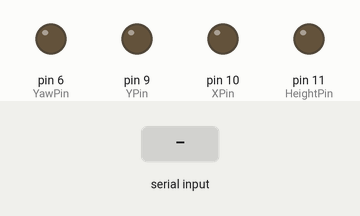
Recording of a sketch running on a simulated Arduino Uno, built with avr-gcc and run on an emulated ATmega328P. Shown: output pins drawn as LEDs (lit = HIGH). The inputs (shaded band) are chosen by the test bench.

Above: at 1.2 s.
1.3 s: "S" received over Serial
At 2.5 s:
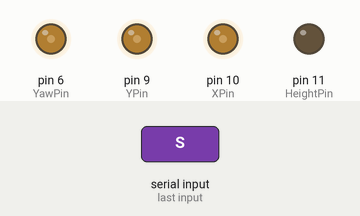
2.8 s: "U" received over Serial
At 3.8 s:
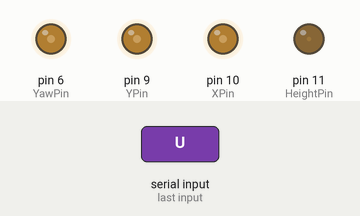
Timing chart, 0 to 5.8 s (numbered marks = the images above; inputs shaded):
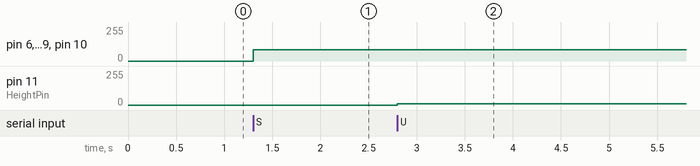

Measured:
- after the input at 1.3 s, pin 6 (YawPin), pin 9 (YPin), pin 10 (XPin): 0/255 → 85/255 at once
- after the input at 2.8 s, pin 11 (HeightPin): 0/255 → 10/255 at once

The sketch:

Arduino_code.ino
```cpp
/*
 *
 Created 4/12/2021 By Michael

 Controls an RC quadrotor via PC serial port

 Pins PWM 6, 9, 10, and 11 are used to control the quadrotor


 The circuit:
 * The quadrotor remote controller is connected to Arduino PWM pins PWM 6, 9, 10, and 11 via low pass filter
 * Arduino UNO is used
 * The remote takes its vcc and GND from an external adapter
 * Note: on most Arduinos there is already an LED on the board
 attached to pin 13.
 */


// constants won't change. They're used here to set pin numbers:
const int HeightPin =  11;      // The pin used to control the height
const int XPin =  10;      // The pin used to control the move along x-axis
const int YPin =  9;      // The pin used to control the move along y-axis
const int YawPin =  6;      // The pin used to control the heading

int CommandByte = 0;   // Command received via serial port
int HeightValue = 0; // The height value, between 0-200
int XValue = 0; // The X value, between 0-200
int YValue = 0; // The Y value, between 0-200
int YawValue = 0; // The Yaw value, between 0-200

int Startflag = 0; // A flag showing the first loop

// Initialize pins
void setup() {
// sets the PWM pins as output
pinMode(HeightPin, OUTPUT);
pinMode(XPin, OUTPUT);
pinMode(YPin, OUTPUT);
pinMode(YawPin, OUTPUT);

// Initialize serial port
Serial.begin(9600);     // opens serial port, sets data rate to 9600 bps
}

// Repeat
void loop() {
// At the start, HeightValue = 0, XValue = 1.7v, YValue = 1.7v, and YawValue = 1.7v (1.7v is the middle value => position is zero)
// This means that no motion is required
if (Startflag = 0)
    {
     HeightValue = 0; // Height is zero
     // Send this data to the remote control as PWM signal via Low Pass Filter
     analogWrite(HeightPin, HeightValue);  // no motion along z-axis
     XValue = 85; // 0 value for X position
     // Send this data to the remote control as PWM signal via Low Pass Filter
     analogWrite(XPin, XValue);  // Do not move along the x-axis
     //////////
     YValue = 85; // 0 value for Y position
     // Send this data to the remote control as PWM signal via Low Pass Filter
     analogWrite(YPin, YValue);  // Do not move along the y-axis
     //////////
     YawValue = 85; // 0 value for the yaw angle
     // Send this data to the remote control as PWM signal via Low Pass Filter
     analogWrite(YawPin, YawValue);  // Do not turn
     //////////
      Startflag = 1; // So that the code does not enter to this function anymore
    }

// ============================================================================

// Now control the quadrotor using the serial port commands
// Whenever a byte is received via serial port
if (Serial.available() > 0)
    {
      // Read the incoming byte:
      CommandByte = Serial.read();
      // Perform the commands

      // Stop is received
      if (CommandByte == 'S')
    {
     HeightValue = 0; // Height is zero
     // Send this data to the remote control as PWM signal via Low Pass Filter
     analogWrite(HeightPin, HeightValue);  // no motion along z-axis
     XValue = 85; // 0 value for X position
     // Send this data to the remote control as PWM signal via Low Pass Filter
     analogWrite(XPin, XValue);  // Do not move along the x-axis
     //////////
     YValue = 85; // 0 value for Y position
     // Send this data to the remote control as PWM signal via Low Pass Filter
     analogWrite(YPin, YValue);  // Do not move along the y-axis
     //////////
     YawValue = 85; // 0 value for the yaw angle
     // Send this data to the remote control as PWM signal via Low Pass Filter
     analogWrite(YawPin, YawValue);  // Do not turn
    }

      // UP command is received, and max height command is not reached
      // if (CommandByte == 'U' && HeightValue < 200)
        if (CommandByte == 'U' && HeightValue < 170) // we put 170 because at this value we have the max voltage allowed = 3.71
        {
          HeightValue = HeightValue + 10; // Increase the quadrotor's height
          // Send this data to the remote control as PWM signal via Low Pass Filter
          analogWrite(HeightPin, HeightValue);  // Go Up
        }

       // DOWN command is received, and min height command is not reached
      if (CommandByte == 'D' && HeightValue > 10)
        {
          HeightValue = HeightValue - 10; // Decrease the quadrotor's height
          // Send this data to the remote control as PWM signal via Low Pass Filter
          analogWrite(HeightPin, HeightValue);  // Go Down
        }

// ============================================================================


      // Go forward command is received, and max forward command is not reached
      if (CommandByte == 'F' && XValue < 170) // we put 170 because at this value we have the max voltage allowed = 3.71
        {
          XValue = XValue + 10; // Increase the quadrotor's forward command
          // Send this data to the remote control as PWM signal via Low Pass Filter
          analogWrite(XPin, XValue);  // Go Forward
        }

       // Go backward is received, and min forward command is not reached
      if (CommandByte == 'B' && XValue > 10)
        {
          XValue = XValue - 10; // Decrease the quadrotor's forward command
          // Send this data to the remote control as PWM signal via Low Pass Filter
          analogWrite(XPin, XValue);  // Go Backward
        }


// ============================================================================


      // Go right command is received, and max right command is not reached
      if (CommandByte == 'R' && YValue < 170) // we put 170 because at this value we have the max voltage allowed = 3.71
        {
          YValue = YValue + 10; // Decrease the quadrotor's right command
          // Send this data to the remote control as PWM signal via Low Pass Filter
          analogWrite(YPin, YValue);  // Go Right
        }

       // Go left is received, and max left command is not reached
      if (CommandByte == 'L' && YValue > 10)
        {
          YValue = YValue - 10; // Increase the quadrotor's left command
          // Send this data to the remote control as PWM signal via Low Pass Filter
          analogWrite(YPin, YValue);  // Go Left
        }


// ============================================================================


      // Turn heading right command is received, and max right command is not reached
      if (CommandByte == 'C' && YawValue < 170) // we put 170 because at this value we have the max voltage allowed = 3.71
        {
          YawValue = YawValue + 10; // Decrease the quadrotor's yaw right command
          // Send this data to the remote control as PWM signal via Low Pass Filter
          analogWrite(YawPin, YawValue);  // Turn Clock-wise
        }

       // Turn heading left is received, and max left command is not reached
      if (CommandByte == 'W' && YawValue > 10)
        {
          YawValue = YawValue - 10; // Increase the quadrotor's yaw left command
          // Send this data to the remote control as PWM signal via Low Pass Filter
          analogWrite(YawPin, YawValue);  // Turn Counter clock-wise
        }

      // delay(1000);                  // waits for a second
    }
}
```
